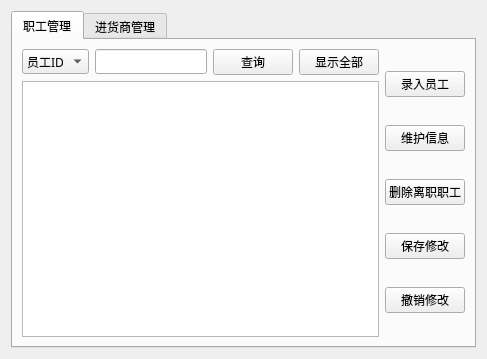
<?xml version="1.0" encoding="UTF-8"?>
<ui version="4.0">
 <class>StaffManager</class>
 <widget class="QWidget" name="StaffManager">
  <property name="windowModality">
   <enum>Qt::WindowModal</enum>
  </property>
  <property name="geometry">
   <rect>
    <x>0</x>
    <y>0</y>
    <width>487</width>
    <height>359</height>
   </rect>
  </property>
  <property name="font">
   <font>
    <family>Microsoft YaHei</family>
   </font>
  </property>
  <property name="windowTitle">
   <string>人事管理窗口</string>
  </property>
  <layout class="QGridLayout" name="gridLayout_3">
   <item row="0" column="0">
    <widget class="QTabWidget" name="tabWidget">
     <property name="currentIndex">
      <number>0</number>
     </property>
     <widget class="QWidget" name="tab">
      <attribute name="title">
       <string>职工管理</string>
      </attribute>
      <layout class="QGridLayout" name="gridLayout">
       <item row="0" column="0">
        <layout class="QHBoxLayout" name="horizontalLayout">
         <item>
          <widget class="QComboBox" name="comboBox">
           <item>
            <property name="text">
             <string>员工ID</string>
            </property>
           </item>
           <item>
            <property name="text">
             <string>姓名</string>
            </property>
           </item>
           <item>
            <property name="text">
             <string>部门</string>
            </property>
           </item>
          </widget>
         </item>
         <item>
          <widget class="QLineEdit" name="lineEdit"/>
         </item>
         <item>
          <widget class="QPushButton" name="pushButton_11">
           <property name="text">
            <string>查询</string>
           </property>
          </widget>
         </item>
         <item>
          <widget class="QPushButton" name="pushButton_9">
           <property name="text">
            <string>显示全部</string>
           </property>
          </widget>
         </item>
        </layout>
       </item>
       <item row="0" column="1" rowspan="2">
        <layout class="QVBoxLayout" name="verticalLayout">
         <item>
          <widget class="QPushButton" name="pushButton">
           <property name="text">
            <string>录入员工</string>
           </property>
          </widget>
         </item>
         <item>
          <widget class="QPushButton" name="pushButton_2">
           <property name="text">
            <string>维护信息</string>
           </property>
          </widget>
         </item>
         <item>
          <widget class="QPushButton" name="pushButton_12">
           <property name="text">
            <string>删除离职职工</string>
           </property>
          </widget>
         </item>
         <item>
          <widget class="QPushButton" name="pushButton_3">
           <property name="text">
            <string>保存修改</string>
           </property>
          </widget>
         </item>
         <item>
          <widget class="QPushButton" name="pushButton_4">
           <property name="text">
            <string>撤销修改</string>
           </property>
          </widget>
         </item>
        </layout>
       </item>
       <item row="1" column="0">
        <widget class="QTableView" name="tableView"/>
       </item>
      </layout>
     </widget>
     <widget class="QWidget" name="tab_2">
      <attribute name="title">
       <string>进货商管理</string>
      </attribute>
      <layout class="QGridLayout" name="gridLayout_2">
       <item row="0" column="0">
        <layout class="QHBoxLayout" name="horizontalLayout_2">
         <item>
          <widget class="QComboBox" name="comboBox_2"/>
         </item>
         <item>
          <widget class="QLineEdit" name="lineEdit_2"/>
         </item>
         <item>
          <widget class="QPushButton" name="pushButton_10">
           <property name="text">
            <string>显示全部</string>
           </property>
          </widget>
         </item>
        </layout>
       </item>
       <item row="0" column="1" rowspan="2">
        <layout class="QVBoxLayout" name="verticalLayout_2">
         <item>
          <widget class="QPushButton" name="pushButton_5">
           <property name="text">
            <string>添加进货商</string>
           </property>
          </widget>
         </item>
         <item>
          <widget class="QPushButton" name="pushButton_6">
           <property name="text">
            <string>删除进货商</string>
           </property>
          </widget>
         </item>
         <item>
          <widget class="QPushButton" name="pushButton_7">
           <property name="text">
            <string>保存修改</string>
           </property>
          </widget>
         </item>
         <item>
          <widget class="QPushButton" name="pushButton_8">
           <property name="text">
            <string>撤销修改</string>
           </property>
          </widget>
         </item>
        </layout>
       </item>
       <item row="1" column="0">
        <widget class="QTableView" name="tableView_2"/>
       </item>
      </layout>
     </widget>
    </widget>
   </item>
  </layout>
 </widget>
 <resources/>
 <connections/>
</ui>
